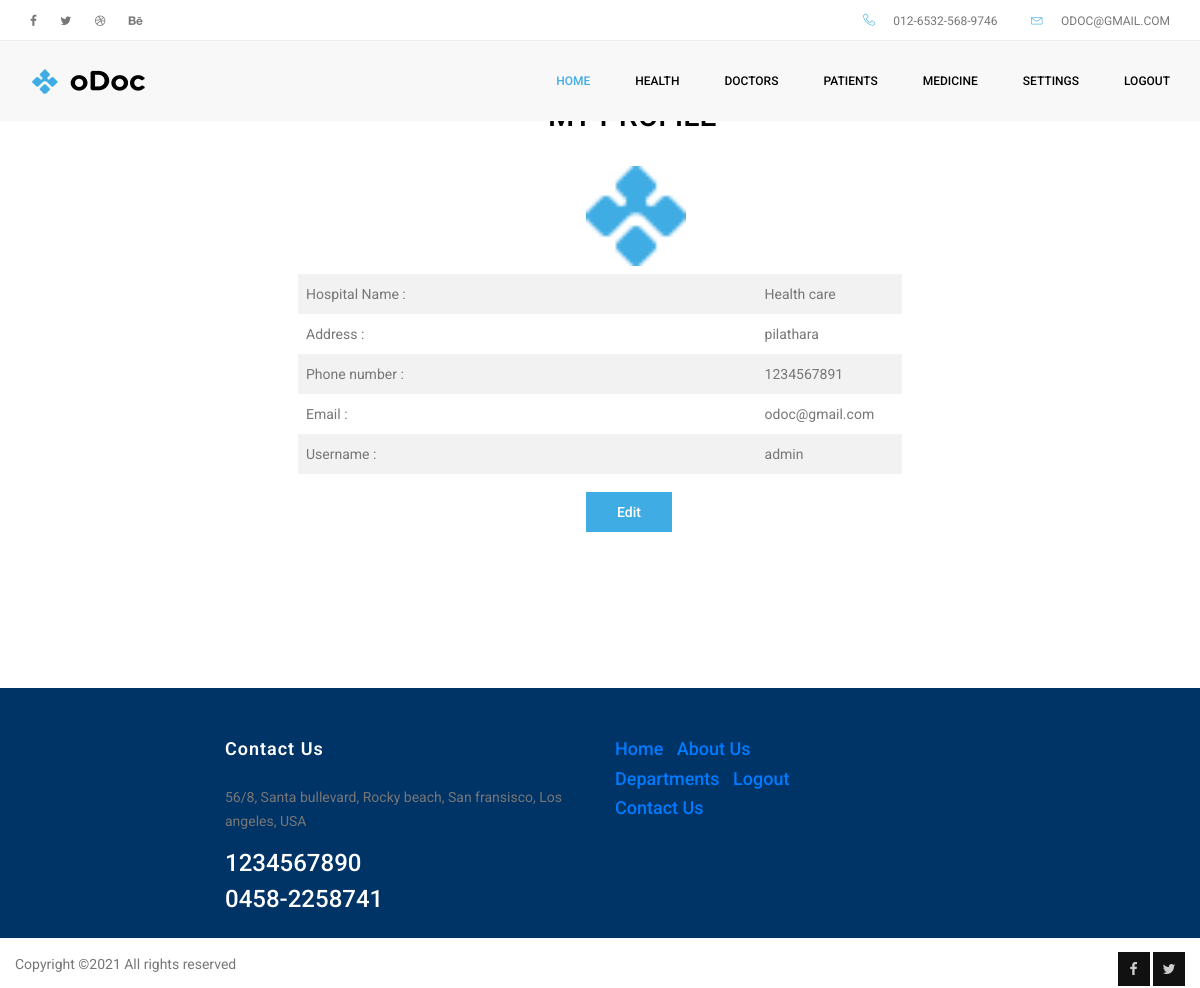
Page /admin/view_profile.php on the committed database.
### tables this page shows
CREATE TABLE `hospital` (
  `id` int(11) NOT NULL,
  `hospital name` varchar(40) NOT NULL,
  `address` varchar(100) NOT NULL,
  `phone number` int(11) NOT NULL,
  `email` varchar(30) NOT NULL,
  `name` varchar(30) NOT NULL,
  `password` varchar(30) NOT NULL,
  `logo` varchar(100) NOT NULL,
  `status` varchar(10) NOT NULL
);

### admin/view_profile.php (the view, shortened to what this page needs)
<!doctype html>
<html lang="en">
<head>
    <link rel="stylesheet" href="../css/bootstrap.css">
    <link rel="stylesheet" href="../vendors/linericon/style.css">
    <link rel="stylesheet" href="../css/font-awesome.min.css">
    <link rel="stylesheet" href="../vendors/owl-carousel/owl.carousel.min.css">
    <link rel="stylesheet" href="../vendors/lightbox/simpleLightbox.css">
    <link rel="stylesheet" href="../vendors/nice-select/css/nice-select.css">
    <link rel="stylesheet" href="../vendors/animate-css/animate.css">
    <link rel="stylesheet" href="../vendors/jquery-ui/jquery-ui.css">
    <link rel="stylesheet" href="../css/style.css">
    <link rel="stylesheet" href="../css/responsive.css">
	     <link rel="stylesheet" href="../css/table.css">
</head>
<body>
  </head>
  <body>
<?php
$con=mysqli_connect("localhost","root","","find_my_doctor");
$c="select * from  hospital";
$e=mysqli_query($con,$c);
$r=mysqli_fetch_array($e);
?>
	<header class="header_area">
	  <div class="top_menu row m0">
			<div class="container">
				<div class="float-left">
					<ul class="left_side">
						<li>
							<a href="#">
								<i class="fa fa-facebook-f"></i>
							</a>
						</li>
						<li>
							<a href="#">
								<i class="fa fa-twitter"></i>
							</a>
						</li>
						<li>
							<a href="#">
								<i class="fa fa-dribbble"></i>
							</a>
						</li>
						<li>
							<a href="#">
								<i class="fa fa-behance"></i>
							</a>
						</li>
					</ul>
				</div>
				<div class="float-right">
					<ul class="right_side">
						<li>
							<a href="#">
								<i class="lnr lnr-phone-handset"></i>
								012-6532-568-9746
							</a>
						</li>
						<li>
							<a href="#">
								<i class="lnr lnr-envelope"></i>
								odoc@gmail.com
							</a>
						</li>
					</ul>
				</div>
			</div>
		</div>
		<div class="main_menu">
			<nav class="navbar navbar-expand-lg navbar-light">
				<div class="container">
					<a class="navbar-brand logo_h" href="#">
						<img src="../img/logo1.png" alt="">
					</a>
					<div class="collapse navbar-collapse offset" id="navbarSupportedContent">
						<div class="row ml-0 w-100">
							<div class="col-lg-12 pr-0">
								<ul class="nav navbar-nav center_nav pull-right">
									<li class="nav-item active" >
										<a class="nav-link" href="admin_home.php">Home</a>
									</li><li class="nav-item submenu dropdown">
										<a href="#" class="nav-link dropdown-toggle" data-toggle="dropdown" role="button" aria-haspopup="true" aria-expanded="false">health</a>
									</li>
                                    <li class="nav-item submenu dropdown">
										<a href="#" class="nav-link dropdown-toggle" data-toggle="dropdown" role="button" aria-haspopup="true" aria-expanded="false">Doctors</a>
									</li>
                                    <li class="nav-item submenu dropdown">
										<a href="#" class="nav-link dropdown-toggle" data-toggle="dropdown" role="button" aria-haspopup="true" aria-expanded="false">Patients</a>
									</li>
									 <li class="nav-item submenu dropdown">
										<a href="#" class="nav-link dropdown-toggle" data-toggle="dropdown" role="button" aria-haspopup="true" aria-expanded="false">Medicine</a>
									</li>
                                    <li class="nav-item submenu dropdown">
										<a href="#" class="nav-link dropdown-toggle" data-toggle="dropdown" role="button" aria-haspopup="true" aria-expanded="false">Settings</a>
									</li>
									<li class="nav-item ">
										<a class="nav-link" href="../logout.php">logout</a>
									</li>
								</ul>
							</div>
						</div>
					</div>
				</div>
			</nav>
		</div>
	</header>
   <section class="team-area section_gap">
      <div id="content" class="p-4 p-md-5" style="margin-left:500px">
<h2 class="mb-4">MY PROFILE</h2>
<form  method="post" id="f" enctype="multipart/form-data">
<table style="margin-left:-250px">
<tr><td><img src="../image/<?php echo $r['logo'];?>" height="100" width="100" style="margin-left:280px"/></td></tr>
<tr><td>Hospital Name :</td><td><?php echo $r['hospital name'];?></td></tr>
<tr>
<td>Address :</td><td><?php echo $r['address'];?></td>
</tr>
<tr>
<td>Phone number :</td>
<td><?php echo $r['phone number'];?></td>
</tr>
<tr><td>Email :</td><td><?php echo $r['email'];?></td></tr>
<tr>
<td>Username :</td>
<td><?php echo $r['name'];?></td>
</tr>
<tr><td><input type="button" onClick="dis();" value="Edit" class="btn submit_btn" style="margin-top:10px; margin-left:280px"></td></tr>
</table>
</form>
      </div>
   <section class="team-area section_gap"></section>
    <footer class="footer-area section_gap">
		<div class="container" style="height:150px">
			<div class="row">
				<div class="col-lg-2  col-md-6">
				</div>
				<div class="col-lg-4  col-md-6">
					<div class="single-footer-widget mail-chimp">
						<h6 class="mb-20">Contact Us</h6>
						<p>
							56/8, Santa bullevard, Rocky beach, San fransisco, Los angeles, USA
						</p>
						<h3>1234567890</h3>
						<h3>0458-2258741</h3>
					</div>
				</div>
				<div class="col-lg-6  col-md-12">
					<div class="single-footer-widget newsletter">
						<h4><a href="../index.php">Home</a>&nbsp;&nbsp;&nbsp;<a href="../about.php">About Us</a></h4>
                        <h4><a href="../department.php">Departments</a>&nbsp;&nbsp;&nbsp;<a href="../logout.php">Logout</a></h4>
                        <h4><a href="../contact.php">Contact Us</a></h4>
					</div>
				</div>
			</div>
			<div class="row footer-bottom d-flex justify-content-between" style="margin-top:-50px">
				<p class=" footer-text m-0">
Copyright &copy;<script>document.write(new Date().getFullYear());</script> All rights reserved
				</p>
				<div class=" footer-social" style="margin-left:100px">
					<a href="#">
						<i class="fa fa-facebook"></i>
					</a>
					<a href="#">
						<i class="fa fa-twitter"></i>
					</a>
				</div>
			</div>
		</div>
	</footer>
</body>
</html>

### css/table.css (style rules this page uses)
table { border-collapse: collapse; width: 100%; }
th, td { text-align: left; padding: 8px; }
tr:nth-child(even) { background-color: #f2f2f2 }

### rows in the picture
hospital: logo (picture), hospital name "Health care", address "pilathara", phone number "1234567891", email "odoc@gmail.com", name "admin"
